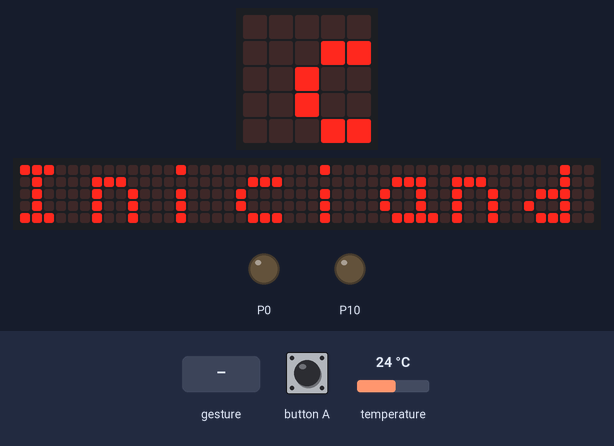
A program run on a simulated BBC micro:bit (MakeCode). On the bench: the board's 5×5 LED display, a strip that is not on the board, showing the scrolling text unrolled, output pins drawn as LEDs (lit = HIGH). Inputs (shaded band) come from the test bench; at power-on: temperature 24 °C. The 48×5 strip is a reading aid, not a part: it shows the text the display is scrolling, unrolled, one strip-width of it at a time.

Above: at 5.0 s.
5.1 s: sound turns loud
At 47.8 s:
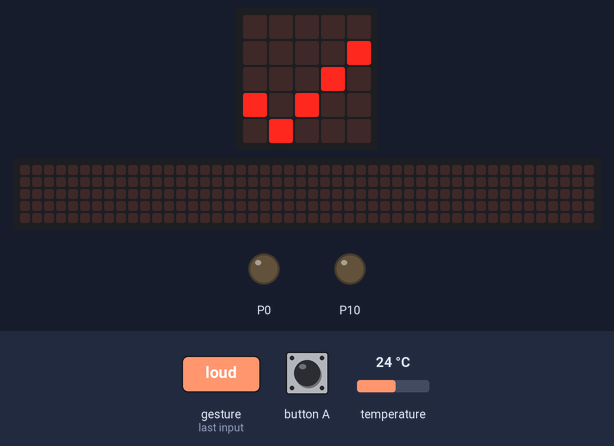
At 48.4 s:
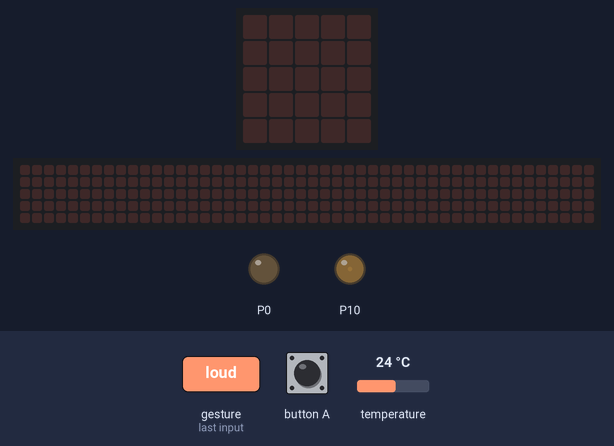
Timing chart, 0 to 49.6 s (numbered marks = the images above; inputs shaded):
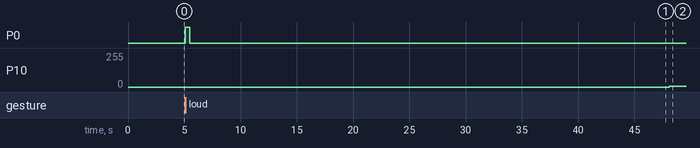

Measured:
- after the input at 5.1 s, P0: LOW → HIGH at once, → LOW 0.40 s later
- what the display in image 1 shows lasts 0.4 s, from 47.7 s to 48.1 s

The program:

main.ts
```typescript
input.onButtonPressed(Button.A, function () {
    basic.showString("“Exceso de ruido hoy:")
    basic.showNumber(ruido)
    basic.showString("veces")
})
input.onSound(DetectedSound.Loud, function () {
    for (let index = 0; index < 4; index++) {
        pins.digitalWritePin(DigitalPin.P0, 1)
        basic.pause(100)
        pins.digitalWritePin(DigitalPin.P0, 0)
    }
    ruido = 1
})
let ruido = 0
ruido = 0
basic.showString("Iniciando sistema de control de sonido y temperatura")
basic.showLeds(`
    . . . . .
    . . . . #
    . . . # .
    # . # . .
    . # . . .
    `)
basic.forever(function () {
    while (input.temperature() == 27) {
        for (let index = 0; index < 5; index++) {
            basic.showLeds(`
                . . # # #
                # . # . .
                . . # . .
                . . # . .
                . . # # #
                `)
            basic.pause(100)
            basic.showArrow(ArrowNames.South)
        }
    }
    basic.clearScreen()
    pins.analogWritePin(AnalogPin.P10, 27)
    basic.pause(100)
})
```

test.ts
```typescript
// aquí va el archivo "tests"; esto no se compilará cuando este paquete se utilice como una extensión.
```
